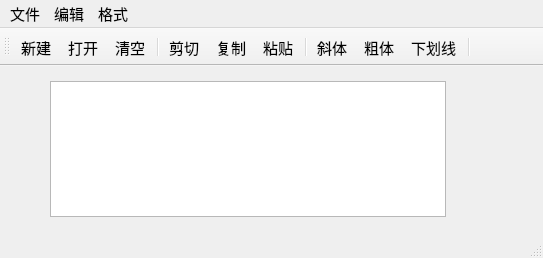
<?xml version="1.0" encoding="UTF-8"?>
<ui version="4.0">
 <class>QWMainWind</class>
 <widget class="QMainWindow" name="QWMainWind">
  <property name="geometry">
   <rect>
    <x>0</x>
    <y>0</y>
    <width>543</width>
    <height>258</height>
   </rect>
  </property>
  <property name="font">
   <font>
    <pointsize>11</pointsize>
   </font>
  </property>
  <property name="windowTitle">
   <string>QWMainWind</string>
  </property>
  <widget class="QWidget" name="centralWidget">
   <widget class="QTextEdit" name="txtEdit">
    <property name="geometry">
     <rect>
      <x>50</x>
      <y>15</y>
      <width>396</width>
      <height>136</height>
     </rect>
    </property>
    <property name="font">
     <font>
      <pointsize>16</pointsize>
     </font>
    </property>
   </widget>
  </widget>
  <widget class="QMenuBar" name="menuBar">
   <property name="geometry">
    <rect>
     <x>0</x>
     <y>0</y>
     <width>543</width>
     <height>19</height>
    </rect>
   </property>
   <widget class="QMenu" name="menu">
    <property name="title">
     <string>文件</string>
    </property>
    <addaction name="actNew"/>
    <addaction name="actOpen"/>
    <addaction name="separator"/>
    <addaction name="actClose"/>
   </widget>
   <widget class="QMenu" name="menu_2">
    <property name="title">
     <string>编辑</string>
    </property>
    <addaction name="actCut"/>
    <addaction name="actCopy"/>
    <addaction name="actPaste"/>
    <addaction name="separator"/>
    <addaction name="actClear"/>
   </widget>
   <widget class="QMenu" name="menu_3">
    <property name="title">
     <string>格式</string>
    </property>
    <addaction name="actFontBold"/>
    <addaction name="actFontItalic"/>
    <addaction name="actFontUnder"/>
    <addaction name="separator"/>
    <addaction name="actToolbarLab"/>
   </widget>
   <addaction name="menu"/>
   <addaction name="menu_2"/>
   <addaction name="menu_3"/>
  </widget>
  <widget class="QToolBar" name="mainToolBar">
   <property name="toolButtonStyle">
    <enum>Qt::ToolButtonStyle::ToolButtonTextUnderIcon</enum>
   </property>
   <attribute name="toolBarArea">
    <enum>TopToolBarArea</enum>
   </attribute>
   <attribute name="toolBarBreak">
    <bool>false</bool>
   </attribute>
   <addaction name="actNew"/>
   <addaction name="actOpen"/>
   <addaction name="actClear"/>
   <addaction name="separator"/>
   <addaction name="actCut"/>
   <addaction name="actCopy"/>
   <addaction name="actPaste"/>
   <addaction name="separator"/>
   <addaction name="actFontItalic"/>
   <addaction name="actFontBold"/>
   <addaction name="actFontUnder"/>
   <addaction name="separator"/>
  </widget>
  <widget class="QStatusBar" name="statusBar"/>
  <action name="actCut">
   <property name="icon">
    <iconset resource="res.qrc">
     <normaloff>:/images/images/cut.bmp</normaloff>:/images/images/cut.bmp</iconset>
   </property>
   <property name="text">
    <string>剪切</string>
   </property>
   <property name="toolTip">
    <string>剪切</string>
   </property>
   <property name="shortcut">
    <string>Ctrl+X</string>
   </property>
  </action>
  <action name="actCopy">
   <property name="icon">
    <iconset resource="res.qrc">
     <normaloff>:/images/images/120.bmp</normaloff>:/images/images/120.bmp</iconset>
   </property>
   <property name="text">
    <string>复制</string>
   </property>
   <property name="toolTip">
    <string>复制</string>
   </property>
   <property name="shortcut">
    <string>Ctrl+C</string>
   </property>
  </action>
  <action name="actPaste">
   <property name="icon">
    <iconset resource="res.qrc">
     <normaloff>:/images/images/paste.bmp</normaloff>:/images/images/paste.bmp</iconset>
   </property>
   <property name="text">
    <string>粘贴</string>
   </property>
   <property name="toolTip">
    <string>粘贴</string>
   </property>
   <property name="shortcut">
    <string>Ctrl+V</string>
   </property>
  </action>
  <action name="actFontBold">
   <property name="checkable">
    <bool>true</bool>
   </property>
   <property name="icon">
    <iconset resource="res.qrc">
     <normaloff>:/images/images/BLD.BMP</normaloff>:/images/images/BLD.BMP</iconset>
   </property>
   <property name="text">
    <string>粗体</string>
   </property>
   <property name="toolTip">
    <string>粗体</string>
   </property>
  </action>
  <action name="actFontItalic">
   <property name="checkable">
    <bool>true</bool>
   </property>
   <property name="icon">
    <iconset resource="res.qrc">
     <normaloff>:/images/images/ITL.BMP</normaloff>:/images/images/ITL.BMP</iconset>
   </property>
   <property name="text">
    <string>斜体</string>
   </property>
   <property name="toolTip">
    <string>斜体</string>
   </property>
  </action>
  <action name="actFontUnder">
   <property name="checkable">
    <bool>true</bool>
   </property>
   <property name="icon">
    <iconset resource="res.qrc">
     <normaloff>:/images/images/WORDUNDR.BMP</normaloff>:/images/images/WORDUNDR.BMP</iconset>
   </property>
   <property name="text">
    <string>下划线</string>
   </property>
   <property name="toolTip">
    <string>下划线</string>
   </property>
  </action>
  <action name="actClose">
   <property name="icon">
    <iconset resource="res.qrc">
     <normaloff>:/images/images/exit.bmp</normaloff>:/images/images/exit.bmp</iconset>
   </property>
   <property name="text">
    <string>退出</string>
   </property>
   <property name="toolTip">
    <string>退出</string>
   </property>
  </action>
  <action name="actOpen">
   <property name="icon">
    <iconset resource="res.qrc">
     <normaloff>:/images/images/open3.bmp</normaloff>:/images/images/open3.bmp</iconset>
   </property>
   <property name="text">
    <string>打开...</string>
   </property>
   <property name="toolTip">
    <string>打开文件</string>
   </property>
   <property name="shortcut">
    <string>Ctrl+O</string>
   </property>
  </action>
  <action name="actClear">
   <property name="icon">
    <iconset resource="res.qrc">
     <normaloff>:/images/images/103.bmp</normaloff>:/images/images/103.bmp</iconset>
   </property>
   <property name="text">
    <string>清空</string>
   </property>
   <property name="toolTip">
    <string>清空内容</string>
   </property>
  </action>
  <action name="actFont">
   <property name="icon">
    <iconset resource="res.qrc">
     <normaloff>:/images/images/20.ico</normaloff>:/images/images/20.ico</iconset>
   </property>
   <property name="text">
    <string>字体...</string>
   </property>
   <property name="toolTip">
    <string>字体设置</string>
   </property>
  </action>
  <action name="actNew">
   <property name="icon">
    <iconset resource="res.qrc">
     <normaloff>:/images/images/new2.bmp</normaloff>:/images/images/new2.bmp</iconset>
   </property>
   <property name="text">
    <string>新建</string>
   </property>
   <property name="shortcut">
    <string>Ctrl+N</string>
   </property>
  </action>
  <action name="actToolbarLab">
   <property name="checkable">
    <bool>true</bool>
   </property>
   <property name="checked">
    <bool>true</bool>
   </property>
   <property name="text">
    <string>显示工具栏文字标签</string>
   </property>
   <property name="menuRole">
    <enum>QAction::MenuRole::TextHeuristicRole</enum>
   </property>
  </action>
  <action name="actionAbout">
   <property name="text">
    <string>个人信息</string>
   </property>
   <property name="toolTip">
    <string>显示个人信息</string>
   </property>
   <property name="menuRole">
    <enum>QAction::MenuRole::NoRole</enum>
   </property>
  </action>
 </widget>
 <layoutdefault spacing="6" margin="11"/>
 <resources>
  <include location="res.qrc"/>
 </resources>
 <connections>
  <connection>
   <sender>actClose</sender>
   <signal>triggered()</signal>
   <receiver>QWMainWind</receiver>
   <slot>close()</slot>
   <hints>
    <hint type="sourcelabel">
     <x>-1</x>
     <y>-1</y>
    </hint>
    <hint type="destinationlabel">
     <x>422</x>
     <y>254</y>
    </hint>
   </hints>
  </connection>
  <connection>
   <sender>actClear</sender>
   <signal>triggered()</signal>
   <receiver>txtEdit</receiver>
   <slot>clear()</slot>
   <hints>
    <hint type="sourcelabel">
     <x>-1</x>
     <y>-1</y>
    </hint>
    <hint type="destinationlabel">
     <x>260</x>
     <y>256</y>
    </hint>
   </hints>
  </connection>
  <connection>
   <sender>actCut</sender>
   <signal>triggered()</signal>
   <receiver>txtEdit</receiver>
   <slot>cut()</slot>
   <hints>
    <hint type="sourcelabel">
     <x>-1</x>
     <y>-1</y>
    </hint>
    <hint type="destinationlabel">
     <x>260</x>
     <y>256</y>
    </hint>
   </hints>
  </connection>
  <connection>
   <sender>actCopy</sender>
   <signal>triggered()</signal>
   <receiver>txtEdit</receiver>
   <slot>copy()</slot>
   <hints>
    <hint type="sourcelabel">
     <x>-1</x>
     <y>-1</y>
    </hint>
    <hint type="destinationlabel">
     <x>260</x>
     <y>256</y>
    </hint>
   </hints>
  </connection>
  <connection>
   <sender>actPaste</sender>
   <signal>triggered()</signal>
   <receiver>txtEdit</receiver>
   <slot>paste()</slot>
   <hints>
    <hint type="sourcelabel">
     <x>-1</x>
     <y>-1</y>
    </hint>
    <hint type="destinationlabel">
     <x>260</x>
     <y>256</y>
    </hint>
   </hints>
  </connection>
 </connections>
</ui>
